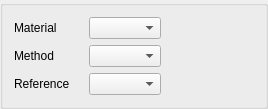
    <widget class="QGroupBox" name="groupBoxTableChoice">
     <property name="title">
      <string/>
     </property>
     <layout class="QGridLayout" name="gridLayout_2">
      <item row="0" column="0">
       <layout class="QGridLayout" name="gridLayout">
        <item row="0" column="1">
         <spacer name="horizontalSpacer_2">
          <property name="orientation">
           <enum>Qt::Horizontal</enum>
          </property>
          <property name="sizeHint" stdset="0">
           <size>
            <width>13</width>
            <height>20</height>
           </size>
          </property>
         </spacer>
        </item>
        <item row="0" column="0">
         <widget class="QLabel" name="label_2">
          <property name="toolTip">
           <string>&lt;html&gt;&lt;head/&gt;&lt;body&gt;&lt;p&gt;&lt;span style=&quot; font-size:9pt;&quot;&gt;Select a fluid and a method to compute its physical properties. Choosing user material allows to customize the fluid physical properties.&lt;/span&gt;&lt;/p&gt;&lt;/body&gt;&lt;/html&gt;</string>
          </property>
          <property name="text">
           <string>Material</string>
          </property>
         </widget>
        </item>
        <item row="0" column="2">
         <widget class="QComboBox" name="comboBoxMaterial">
          <property name="toolTip">
           <string>&lt;html&gt;&lt;head/&gt;&lt;body&gt;&lt;p&gt;&lt;span style=&quot; font-size:9pt;&quot;&gt;Select a fluid and a method to compute its physical properties. Choosing user material allows to customize the fluid physical properties.&lt;/span&gt;&lt;/p&gt;&lt;/body&gt;&lt;/html&gt;</string>
          </property>
         </widget>
        </item>
        <item row="1" column="1">
         <spacer name="horizontalSpacer_3">
          <property name="orientation">
           <enum>Qt::Horizontal</enum>
          </property>
          <property name="sizeHint" stdset="0">
           <size>
            <width>13</width>
            <height>20</height>
           </size>
          </property>
         </spacer>
        </item>
        <item row="1" column="0">
         <widget class="QLabel" name="label_3">
          <property name="toolTip">
           <string>&lt;html&gt;&lt;head/&gt;&lt;body&gt;&lt;p&gt;&lt;span style=&quot; font-size:9pt;&quot;&gt;Select a method to compute the fluid physical properties.&lt;/span&gt;&lt;/p&gt;&lt;p&gt;&lt;span style=&quot; font-size:9pt;&quot;&gt;Useful only with predefined materials.&lt;/span&gt;&lt;/p&gt;&lt;/body&gt;&lt;/html&gt;</string>
          </property>
          <property name="text">
           <string>Method</string>
          </property>
         </widget>
        </item>
        <item row="1" column="2">
         <widget class="QComboBox" name="comboBoxMethod">
          <property name="toolTip">
           <string>&lt;html&gt;&lt;head/&gt;&lt;body&gt;&lt;p&gt;&lt;span style=&quot; font-size:9pt;&quot;&gt;Select a method to compute the physical properties.&lt;/span&gt;&lt;/p&gt;&lt;p&gt;&lt;span style=&quot; font-size:9pt;&quot;&gt;Useful only with predefined materials.&lt;/span&gt;&lt;/p&gt;&lt;/body&gt;&lt;/html&gt;</string>
          </property>
         </widget>
        </item>
        <item row="2" column="1">
         <spacer name="horizontalSpacer_5">
          <property name="orientation">
           <enum>Qt::Horizontal</enum>
          </property>
          <property name="sizeHint" stdset="0">
           <size>
            <width>13</width>
            <height>20</height>
           </size>
          </property>
         </spacer>
        </item>
        <item row="2" column="0">
         <widget class="QLabel" name="labelReference">
          <property name="toolTip">
           <string>&lt;html&gt;&lt;head/&gt;&lt;body&gt;&lt;p&gt;&lt;span style=&quot; font-size:9pt;&quot;&gt;Select the nature of the fluid, liquid or gas.&lt;/span&gt;&lt;/p&gt;&lt;/body&gt;&lt;/html&gt;</string>
          </property>
          <property name="text">
           <string>Reference</string>
          </property>
         </widget>
        </item>
        <item row="2" column="2">
         <widget class="QComboBox" name="comboBoxReference">
          <property name="toolTip">
           <string>&lt;html&gt;&lt;head/&gt;&lt;body&gt;&lt;p&gt;&lt;span style=&quot; font-size:9pt;&quot;&gt;Select the nature of the fluid, liquid or gas.&lt;/span&gt;&lt;/p&gt;&lt;/body&gt;&lt;/html&gt;</string>
          </property>
         </widget>
        </item>
        <item row="2" column="3">
         <spacer name="horizontalSpacer_7">
          <property name="orientation">
           <enum>Qt::Horizontal</enum>
          </property>
          <property name="sizeHint" stdset="0">
           <size>
            <width>40</width>
            <height>17</height>
           </size>
          </property>
         </spacer>
        </item>
        <item row="1" column="3">
         <spacer name="horizontalSpacer_6">
          <property name="orientation">
           <enum>Qt::Horizontal</enum>
          </property>
          <property name="sizeHint" stdset="0">
           <size>
            <width>40</width>
            <height>17</height>
           </size>
          </property>
         </spacer>
        </item>
        <item row="0" column="3">
         <spacer name="horizontalSpacer">
          <property name="orientation">
           <enum>Qt::Horizontal</enum>
          </property>
          <property name="sizeHint" stdset="0">
           <size>
            <width>40</width>
            <height>17</height>
           </size>
          </property>
         </spacer>
        </item>
       </layout>
      </item>
      <item row="0" column="1">
       <spacer>
        <property name="orientation">
         <enum>Qt::Horizontal</enum>
        </property>
        <property name="sizeHint" stdset="0">
         <size>
          <width>53</width>
          <height>20</height>
         </size>
        </property>
       </spacer>
      </item>
     </layout>
    </widget>
